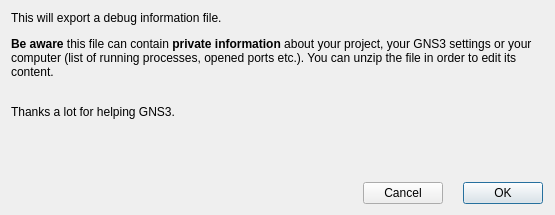
<?xml version="1.0" encoding="UTF-8"?>
<ui version="4.0">
 <class>ExportDebugDialog</class>
 <widget class="QDialog" name="ExportDebugDialog">
  <property name="windowModality">
   <enum>Qt::WindowModal</enum>
  </property>
  <property name="geometry">
   <rect>
    <x>0</x>
    <y>0</y>
    <width>555</width>
    <height>215</height>
   </rect>
  </property>
  <property name="windowTitle">
   <string>Export debug information</string>
  </property>
  <property name="styleSheet">
   <string notr="true">
QWidget {
    background-color: #323232;
    color: #BAF73C;
}

QToolBar {
    border:0px;
}

QGraphicsView, QTextEdit, QPlainTextEdit, QTreeWidget, QListWidget, QLineEdit, QSpinBox, QComboBox {
    background-color: #282828;
}

QLabel, QMenu, QStatusBar {
  color: #BAF73C;
}

QMenuBar::item {
    background-color: #323232;
}

QMenu::item:selected {
    color: #f2f2f2;
    background-color: #383838;
}

QToolButton:hover {
    background-color: #383838;
}

QGroupBox {
    color: #BAF73C;
    font: bold 12px;
    padding: 15px;
    border-style: none;
}

QAbstractScrollArea::corner {
    background: #323232;
}

QScrollBar::add-page:horizontal, QScrollBar::sub-page:horizontal, QScrollBar::add-page:vertical, QScrollBar::sub-page:vertical {
  background: none;
}

QComboBox {
    selection-color: #f2f2f2;
    selection-background-color: #323232;
}

QComboBox QAbstractItemView {
    background-color: #282828;
}

QDockWidget, QMenuBar, QPushButton, QToolButton, QTabWidget, QHeaderView::section {
    color: #BAF73C;
    font: bold 11px;
}

QTabBar {
    color: #BAF73C;
}

QRadioButton, QCheckBox {
  color: #BAF73C;
}

QRadioButton::disabled, QCheckBox::disabled {
  color: gray;
}
// bg-color=#282828
// fg-color=#BAF73C
// tool-bar=#323232
// selection-bg=#383838 
// selection-fg=#f2f2f2
 </string>
  </property>
  <property name="modal">
   <bool>true</bool>
  </property>
  <layout class="QVBoxLayout" name="verticalLayout">
   <property name="rightMargin">
    <number>12</number>
   </property>
   <item>
    <widget class="QLabel" name="label">
     <property name="text">
      <string>&lt;html&gt;&lt;head/&gt;&lt;body&gt;&lt;p&gt;This will export a debug information file.&lt;/p&gt;&lt;p&gt;&lt;span style=&quot; font-weight:600;&quot;&gt;Be aware&lt;/span&gt; this file can contain &lt;span style=&quot; font-weight:600;&quot;&gt;private information&lt;/span&gt; about your project, your GNS3 settings or your computer (list of running processes, opened ports etc.). You can unzip the file in order to edit its content.&lt;/p&gt;&lt;p&gt;&lt;br/&gt;Thanks a lot for helping GNS3.&lt;/p&gt;&lt;/body&gt;&lt;/html&gt;</string>
     </property>
     <property name="textFormat">
      <enum>Qt::RichText</enum>
     </property>
     <property name="scaledContents">
      <bool>false</bool>
     </property>
     <property name="alignment">
      <set>Qt::AlignLeading|Qt::AlignLeft|Qt::AlignTop</set>
     </property>
     <property name="wordWrap">
      <bool>true</bool>
     </property>
    </widget>
   </item>
   <item>
    <layout class="QHBoxLayout" name="horizontalLayout">
     <property name="spacing">
      <number>20</number>
     </property>
     <item>
      <spacer name="horizontalSpacer">
       <property name="orientation">
        <enum>Qt::Horizontal</enum>
       </property>
       <property name="sizeHint" stdset="0">
        <size>
         <width>40</width>
         <height>20</height>
        </size>
       </property>
      </spacer>
     </item>
     <item>
      <widget class="QPushButton" name="uiCancelButton">
       <property name="sizePolicy">
        <sizepolicy hsizetype="Fixed" vsizetype="Fixed">
         <horstretch>0</horstretch>
         <verstretch>0</verstretch>
        </sizepolicy>
       </property>
       <property name="text">
        <string>Cancel</string>
       </property>
      </widget>
     </item>
     <item>
      <widget class="QDialogButtonBox" name="uiOkButton">
       <property name="sizePolicy">
        <sizepolicy hsizetype="Fixed" vsizetype="Fixed">
         <horstretch>0</horstretch>
         <verstretch>0</verstretch>
        </sizepolicy>
       </property>
       <property name="orientation">
        <enum>Qt::Horizontal</enum>
       </property>
       <property name="standardButtons">
        <set>QDialogButtonBox::Ok</set>
       </property>
      </widget>
     </item>
    </layout>
   </item>
  </layout>
  <zorder>label</zorder>
  <zorder></zorder>
 </widget>
 <resources>
  <include location="../../resources/resources.qrc"/>
 </resources>
 <connections>
  <connection>
   <sender>uiCancelButton</sender>
   <signal>clicked()</signal>
   <receiver>ExportDebugDialog</receiver>
   <slot>reject()</slot>
   <hints>
    <hint type="sourcelabel">
     <x>347</x>
     <y>184</y>
    </hint>
    <hint type="destinationlabel">
     <x>286</x>
     <y>274</y>
    </hint>
   </hints>
  </connection>
 </connections>
</ui>
